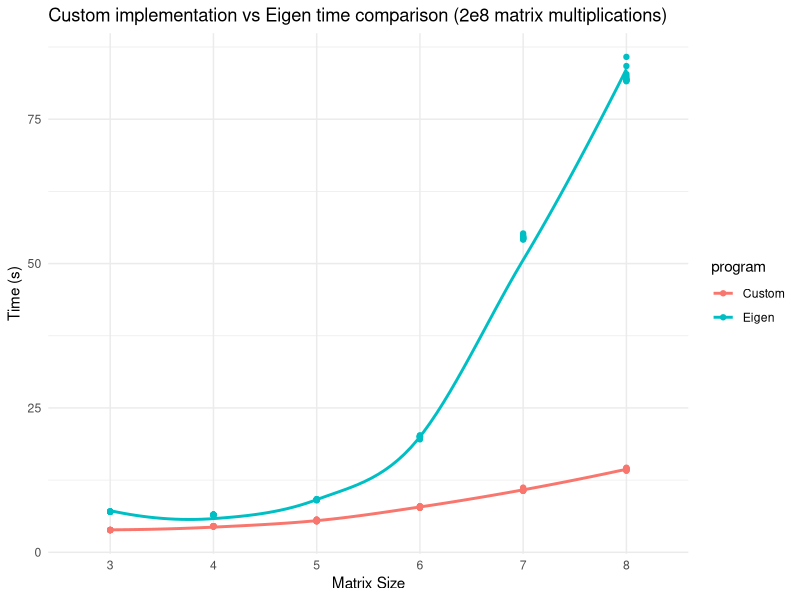
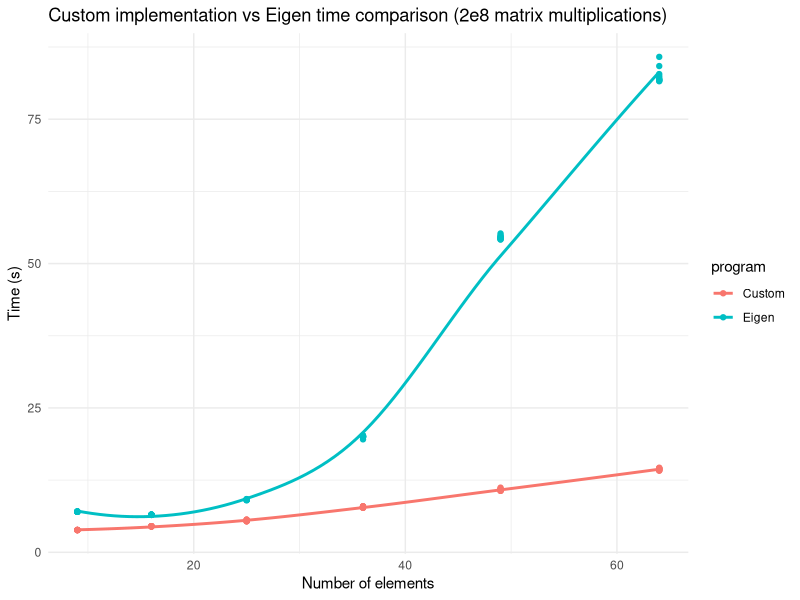
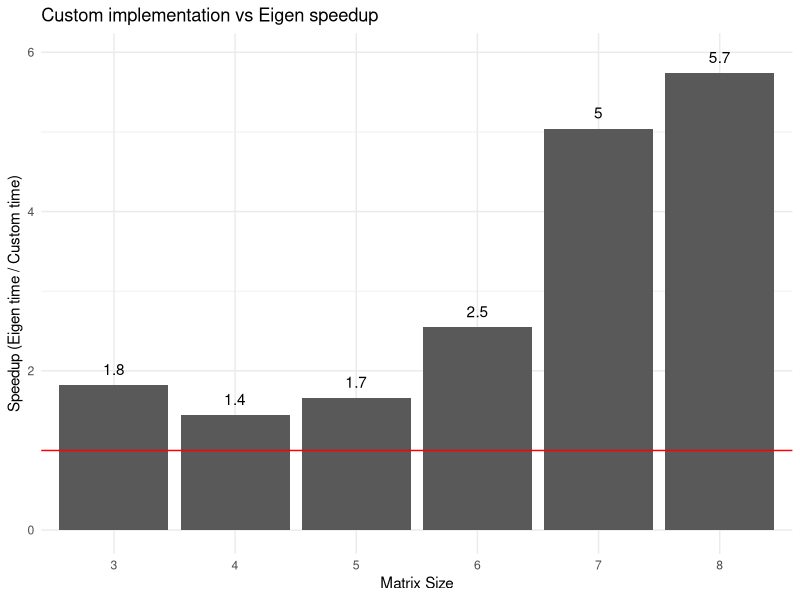
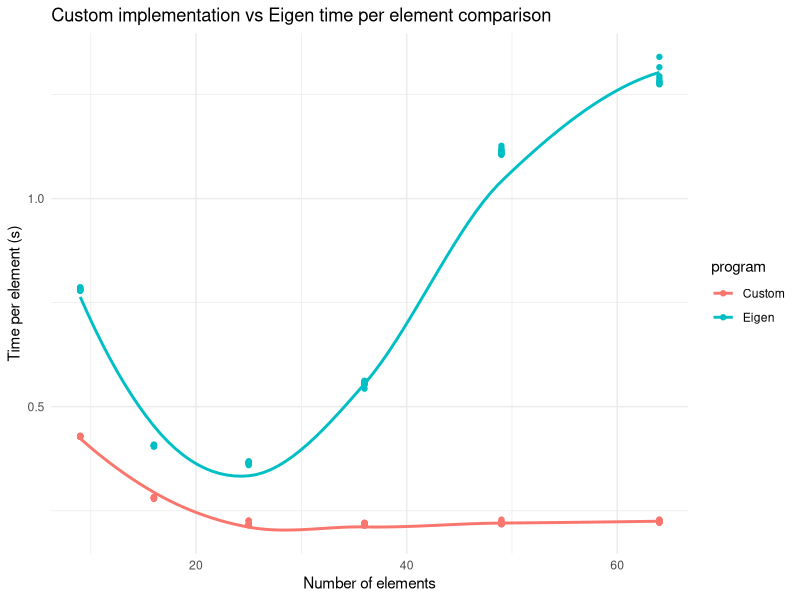

Write the R code that produced these figures, in order.
library(ggplot2)
library(reshape2)
custom_scal = t(read.table("custom_scal.txt", sep=",", skipNul = T)[1:10])
eigen_scal = t(read.table("eigen_scal.txt", sep=",", skipNul = T)[1:10])
matrix_sizes = 3:8

custom_scal = data.frame('Custom', custom_scal)
eigen_scal = data.frame('Eigen', eigen_scal)
colnames(custom_scal) = c('program', matrix_sizes)
colnames(eigen_scal) = c('program', matrix_sizes)

measures = rbind(melt(custom_scal), melt(eigen_scal))

linear_scal = mean(custom_scal$`3`)/9*(3:8)**2

ggplot(measures, aes(variable, value, group=program, color=program)) +
  geom_smooth(se = FALSE) +
  geom_point() +
  xlab("Matrix Size") +
  ylab("Time (s)") +
  ggtitle("Custom implementation vs Eigen time comparison (2e8 matrix multiplications)") +
  theme_minimal()

ggplot(measures, aes(as.numeric(levels(variable))[variable]**2, value, group=program, color=program)) +
  geom_smooth(se = FALSE) +
  geom_point() +
  xlab("Number of elements") +
  ylab("Time (s)") +
  ggtitle("Custom implementation vs Eigen time comparison (2e8 matrix multiplications)") +
  theme_minimal()

speedup = colMeans(eigen_scal[2:7])/colMeans(custom_scal[2:7])

ggplot(stack(speedup), aes(ind, values)) +
  geom_bar(stat="identity") +
  xlab("Matrix Size") +
  ylab("Speedup (Eigen time / Custom time)") +
  ggtitle("Custom implementation vs Eigen speedup") +
  theme_minimal() +
  geom_hline(yintercept=1, color="red") +
  geom_text(aes(ind, values + 0.2, label=round(values, digits=1)))


ggplot(measures, aes(as.numeric(levels(variable))[variable]**2, value/(as.numeric(levels(variable))[variable]**2), group=program, color=program)) +
  geom_smooth(se = FALSE) +
  geom_point() +
  xlab("Number of elements") +
  ylab("Time per element (s)") +
  ggtitle("Custom implementation vs Eigen time per element comparison") +
  theme_minimal()